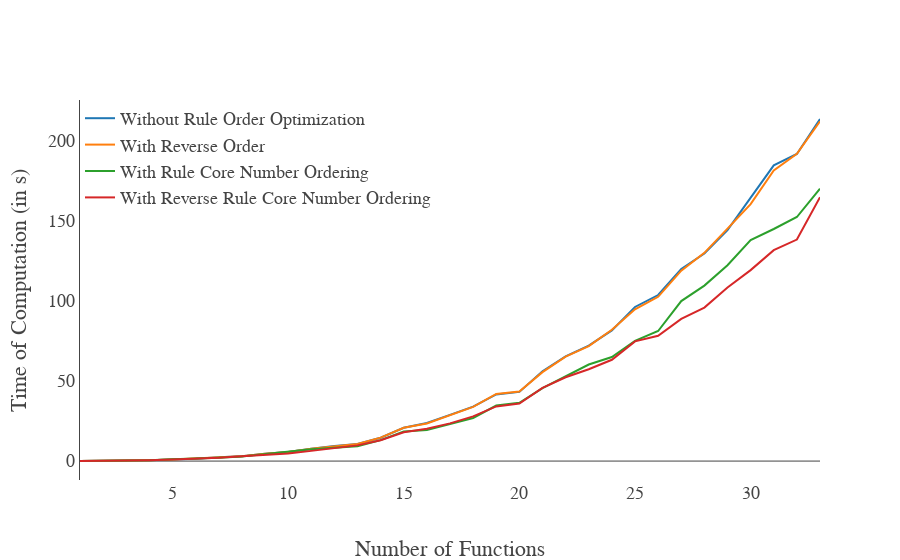

The cell this chart's notebook holds for it:
### Code cell
layout = Layout(
  #  title='Comparisation Performance With Rule Order Optimization',
    font=dict(family='Latin Modern Math', size=6*3),
    xaxis=dict(
        title='Number of Functions',
        autorange=True,
        showgrid=False,
        zeroline=True,
        showline=False,
        autotick=True,
        ticks='',
        showticklabels=True
    ),
    yaxis=dict(
        title='Time of Computation (in s)',
        autorange=True,
        showgrid=False,
        zeroline=True,
        showline=True,
        autotick=True,
        ticks='',
        showticklabels=True
    ),
    legend=dict(x=0, y=1)
)
fig = Figure(data=[data0, data1, data2, data3], layout=layout)
iplot(fig)

### Figure 1 — Plotly figure (JSON) as saved in the notebook; plotly's stock layout.template omitted (floating-point values rounded to 4 significant figures)
{"data": [{"name": "Without Rule Order Optimization", "type": "scatter", "x": [1, 2, 3, 4, 5, 6, 7, 8, 9, 10, 11, 12, 13, 14, 15, 16, 17, 18, 19, 20, 21, 22, 23, 24, 25, 26, 27, 28, 29, 30, 31, 32, 33], "y": [0.05122, 0.1508, 0.3694, 0.5872, 1.045, 1.443, 2.394, 3.07, 4.567, 5.698, 7.704, 9.442, 10.65, 14.57, 20.77, 23.74, 28.84, 33.96, 41.59, 43.16, 56.01, 65.36, 72.07, 81.52, 96.12, 103.6, 119.8, 129.5, 144.1, 164.4, 184.5, 191.6, 213.4]}, {"name": "With Reverse Order", "type": "scatter", "x": [1, 2, 3, 4, 5, 6, 7, 8, 9, 10, 11, 12, 13, 14, 15, 16, 17, 18, 19, 20, 21, 22, 23, 24, 25, 26, 27, 28, 29, 30, 31, 32, 33], "y": [0.05294, 0.1485, 0.3624, 0.5868, 1.032, 1.624, 2.482, 3.068, 4.591, 5.664, 7.698, 9.169, 10.61, 14.65, 20.76, 23.41, 28.84, 33.79, 41.85, 43.38, 55.49, 65.12, 71.68, 81.94, 94.67, 102.5, 118.8, 129.9, 145.0, 160.3, 181.3, 191.7, 212.0]}, {"name": "With Rule Core Number Ordering", "type": "scatter", "x": [1, 2, 3, 4, 5, 6, 7, 8, 9, 10, 11, 12, 13, 14, 15, 16, 17, 18, 19, 20, 21, 22, 23, 24, 25, 26, 27, 28, 29, 30, 31, 32, 33], "y": [0.05583, 0.1576, 0.3396, 0.5481, 1.09, 1.504, 2.089, 2.822, 4.366, 5.623, 7.314, 8.381, 9.213, 13.05, 18.5, 19.36, 23.14, 26.89, 34.62, 36.37, 45.56, 52.69, 60.24, 64.89, 74.95, 81.14, 99.78, 109.5, 122.2, 137.9, 144.8, 152.2, 169.9]}, {"name": "With Reverse Rule Core Number Ordering", "type": "scatter", "x": [1, 2, 3, 4, 5, 6, 7, 8, 9, 10, 11, 12, 13, 14, 15, 16, 17, 18, 19, 20, 21, 22, 23, 24, 25, 26, 27, 28, 29, 30, 31, 32, 33], "y": [0.05383, 0.1559, 0.3537, 0.5694, 1.023, 1.368, 2.04, 2.964, 3.855, 4.666, 6.363, 8.191, 9.797, 12.97, 17.95, 20.22, 23.53, 27.85, 34.11, 35.89, 45.62, 52.28, 57.27, 63.17, 74.67, 78.12, 88.64, 95.76, 108.3, 119.1, 131.5, 138.2, 164.6]}], "layout": {"font": {"family": "Latin Modern Math", "size": 18}, "legend": {"x": 0, "y": 1}, "xaxis": {"autorange": true, "autotick": true, "showgrid": false, "showline": false, "showticklabels": true, "ticks": "", "title": "Number of Functions", "zeroline": true}, "yaxis": {"autorange": true, "autotick": true, "showgrid": false, "showline": true, "showticklabels": true, "ticks": "", "title": "Time of Computation (in s)", "zeroline": true}}}
